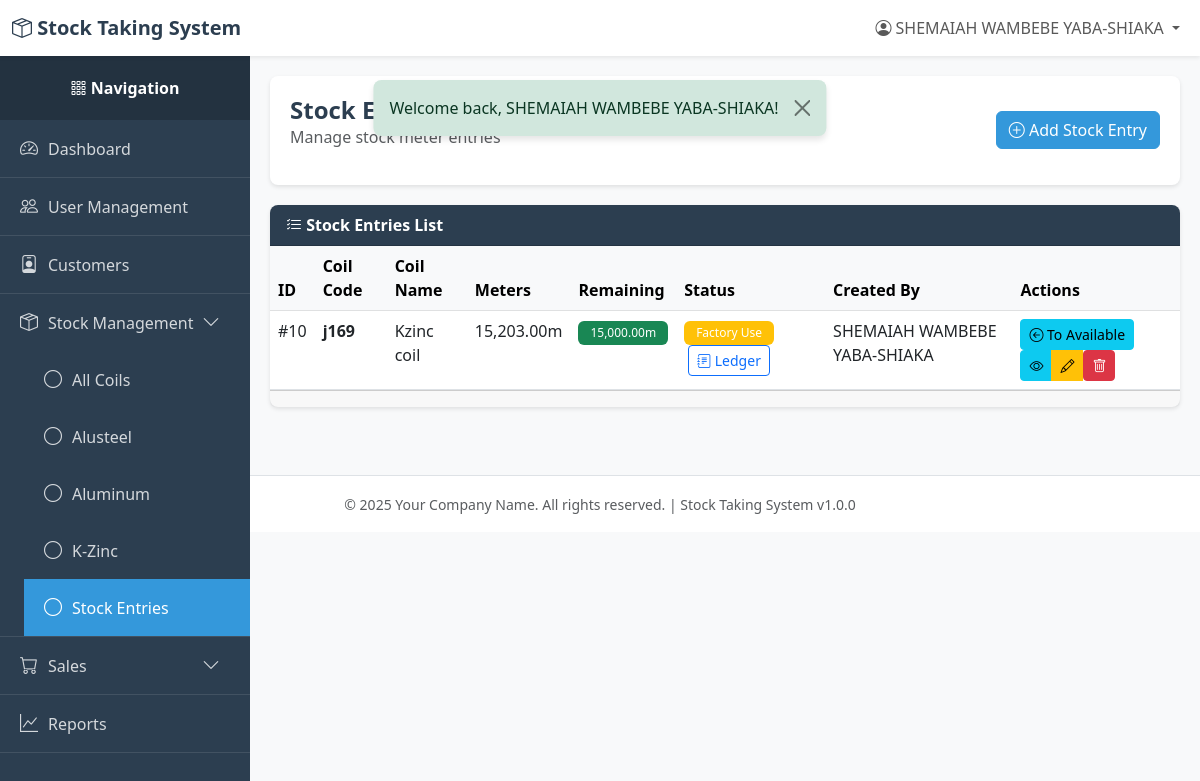
The app's page /index.php?page=stock_entries (signed in), older data.
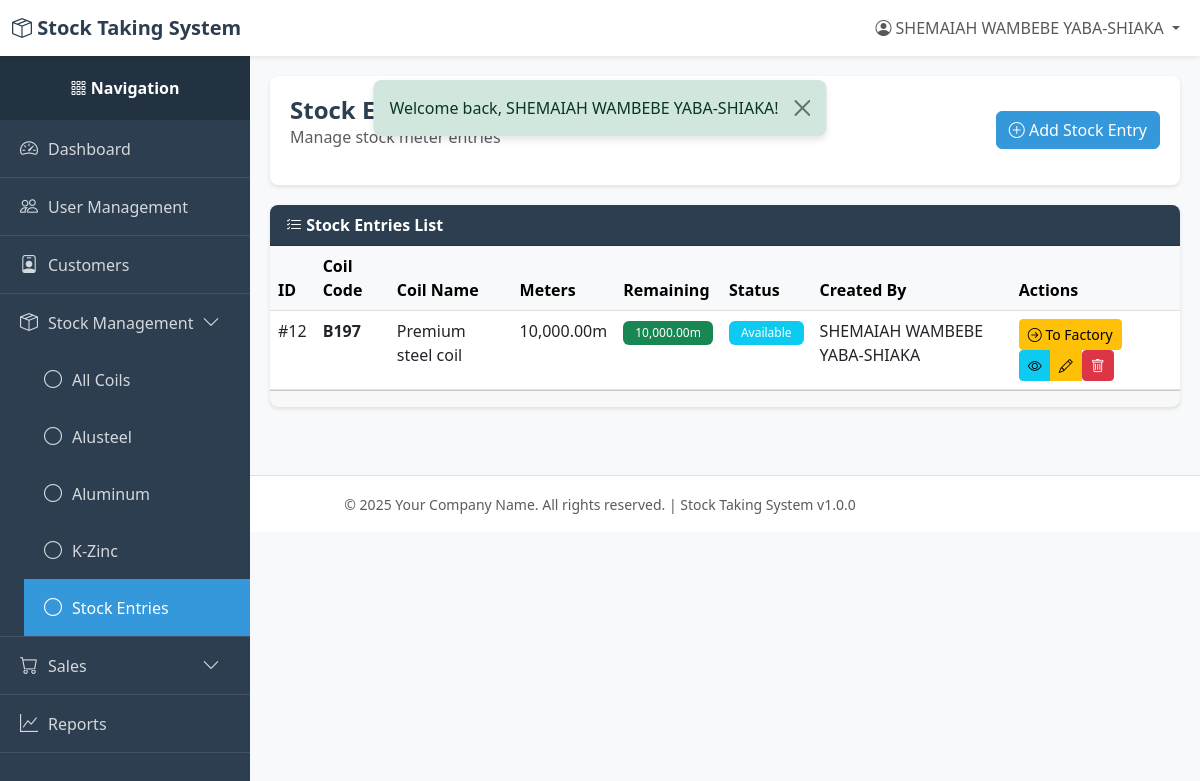
The same page, newer data.
### tables this page shows
CREATE TABLE `stock_entries` (
  `id` int(11) NOT NULL,
  `coil_id` int(11) NOT NULL,
  `meters` decimal(10,2) NOT NULL,
  `meters_remaining` decimal(10,2) NOT NULL,
  `status` varchar(50) NOT NULL DEFAULT 'available',
  `created_by` int(11) NOT NULL,
  `created_at` timestamp NOT NULL DEFAULT current_timestamp(),
  `updated_at` timestamp NULL DEFAULT NULL ON UPDATE current_timestamp(),
  `deleted_at` timestamp NULL DEFAULT NULL
);

CREATE TABLE `users` (
  `id` int(11) NOT NULL,
  `email` varchar(255) NOT NULL,
  `password` varchar(255) NOT NULL,
  `name` varchar(255) NOT NULL,
  `role` varchar(50) NOT NULL DEFAULT 'viewer',
  `created_at` timestamp NOT NULL DEFAULT current_timestamp(),
  `updated_at` timestamp NULL DEFAULT NULL ON UPDATE current_timestamp(),
  `deleted_at` timestamp NULL DEFAULT NULL
);

CREATE TABLE `coils` (
  `id` int(11) NOT NULL,
  `code` varchar(100) NOT NULL,
  `name` varchar(255) NOT NULL,
  `color` varchar(50) NOT NULL,
  `net_weight` decimal(10,2) NOT NULL,
  `category` varchar(50) NOT NULL,
  `status` varchar(50) NOT NULL DEFAULT 'available',
  `created_by` int(11) NOT NULL,
  `created_at` timestamp NOT NULL DEFAULT current_timestamp(),
  `updated_at` timestamp NULL DEFAULT NULL ON UPDATE current_timestamp(),
  `deleted_at` timestamp NULL DEFAULT NULL
);

### index.php (called while the page is built, shortened)
<?php
require_once __DIR__ . '/utils/auth_middleware.php';
require_once __DIR__ . '/controllers/routes.php';

### utils/auth_middleware.php (called while the page is built, shortened)
<?php
function hasPermission($module, $action = ACTION_VIEW) {
    if (isset($_SESSION['user_role']) && $_SESSION['user_role'] === ROLE_SUPER_ADMIN) {
        return true;
    }
    $permissions = $_SESSION['permissions'];
    return in_array($action, $permissions[$module]);
}
function getCurrentUser() {
    return [
        'id' => $_SESSION['user_id'],
        'email' => $_SESSION['user_email'],
        'name' => $_SESSION['user_name'] ?? '',
        'role' => $_SESSION['user_role'] ?? '',
        'permissions' => $_SESSION['permissions'] ?? []
    ];
}

### models/stock_entry.php (called while the page is built, shortened)
<?php
require_once __DIR__ . '/../config/db.php';
class StockEntry
{
    private $db;
    private $table = 'stock_entries';
    public function __construct()
    {
        $this->db = Database::getInstance()->getConnection();
    }
    public function getAll($limit = RECORDS_PER_PAGE, $offset = 0)
    {
        try {
            $sql = "SELECT se.*, c.code as coil_code, c.name as coil_name, c.status as coil_status, u.name as created_by_name
                    FROM {$this->table} se
                    LEFT JOIN coils c ON se.coil_id = c.id
                    LEFT JOIN users u ON se.created_by = u.id
                    WHERE se.deleted_at IS NULL
                    ORDER BY se.created_at DESC
                    LIMIT :limit OFFSET :offset";
            $stmt = $this->db->prepare($sql);
            $stmt->bindValue(':limit', $limit, PDO::PARAM_INT);
            $stmt->bindValue(':offset', $offset, PDO::PARAM_INT);
            $stmt->execute();
            return $stmt->fetchAll();
        } catch (PDOException $e) {
            error_log('Stock entry fetch error: ' . $e->getMessage());
            return [];
        }
    }
}

### config/db.php (called while the page is built, shortened)
<?php
class Database {
    private static $instance = null;
    private $connection;
    private $host = 'localhost';
    private $db_name = 'stock_system';
    private $username = 'root';
    private $password = '';
    private $charset = 'utf8mb4';
    private function __construct() {
        try {
            $dsn = "mysql:host={$this->host};dbname={$this->db_name};charset={$this->charset}";
            $options = [
                PDO::ATTR_ERRMODE            => PDO::ERRMODE_EXCEPTION,
                PDO::ATTR_DEFAULT_FETCH_MODE => PDO::FETCH_ASSOC,
                PDO::ATTR_EMULATE_PREPARES   => false,
            ];
            $this->connection = new PDO($dsn, $this->username, $this->password, $options);
        } catch (PDOException $e) {
            error_log("Database Connection Error: " . $e->getMessage());
            die("Database connection failed. Please contact the administrator.");
        }
    }
    public static function getInstance() {
        if (self::$instance === null) {
            self::$instance = new self();
        }
        return self::$instance;
    }
    public function getConnection() {
        return $this->connection;
    }
}

### views/stock/entries/index.php (the view, shortened to what the rows shown need)
<?php
require_once __DIR__ . '/../../../config/db.php';
require_once __DIR__ . '/../../../models/stock_entry.php';
$currentPage = isset($_GET['page_num']) ? (int)$_GET['page_num'] : 1;
$coilId = isset($_GET['coil_id']) ? (int)$_GET['coil_id'] : null;
$stockEntryModel = new StockEntry();
if ($coilId) {
    $entries = $stockEntryModel->getByCoil($coilId, RECORDS_PER_PAGE, ($currentPage - 1) * RECORDS_PER_PAGE);
    $totalEntries = count($stockEntryModel->getByCoil($coilId, 10000, 0));
} else {
    $entries = $stockEntryModel->getAll(RECORDS_PER_PAGE, ($currentPage - 1) * RECORDS_PER_PAGE);
}
$db = Database::getInstance()->getConnection();
require_once __DIR__ . '/../../../layout/header.php';
?>
<div class="content-wrapper">
    <div class="page-header">
        <div class="d-flex justify-content-between align-items-center">
            <div>
                <h1 class="page-title">Stock Entries</h1>
            </div>
        </div>
    </div>
    <div class="card">
        <div class="card-body p-0">
            <?php if (empty($entries)): ?>
            <div class="alert alert-info m-3">
                <i class="bi bi-info-circle"></i> No stock entries found.
            </div>
            <?php else: ?>
            <div class="table-responsive">
                <table class="table table-hover mb-0">
                    <thead class="table-light">
                        <tr>
                            <th>ID</th>
                            <th>Coil Code</th>
                            <th>Coil Name</th>
                            <th>Meters</th>
                            <th>Remaining</th>
                            <th>Status</th>
                            <th>Created By</th>
                            <th>Actions</th>
                        </tr>
                    </thead>
                    <tbody>
                        <?php foreach ($entries as $entry): ?>
                        <?php
                        $displayStatus = $entry['status'] ?? 'available';
                        $statusBadge = 'bg-info';
                        $statusText = 'Available';
                        if ($displayStatus === 'sold') {
                            $statusBadge = 'bg-danger';
                            $statusText = 'Sold Out';
                        } elseif ($displayStatus === 'factory_use') {
                            $statusBadge = 'bg-warning';
                            $statusText = 'Factory Use';
                        }
                        $checkLedgerSql = "SELECT COUNT(*) as count FROM stock_ledger WHERE stock_entry_id = ?";
                        $checkStmt = $db->prepare($checkLedgerSql);
                        $checkStmt->execute([$entry['id']]);
                        $ledgerCheck = $checkStmt->fetch();
                        $hasLedger = ($ledgerCheck['count'] > 0);
                        ?>
                        <tr>
                            <td>#<?php echo $entry['id']; ?></td>
                            <td><strong><?php echo !empty($entry['coil_code']) ? htmlspecialchars($entry['coil_code']) : 'N/A'; ?></strong></td>
                            <td><?php echo !empty($entry['coil_name']) ? htmlspecialchars($entry['coil_name']) : 'N/A'; ?></td>
                            <td><?php echo number_format($entry['meters'], 2); ?>m</td>
                            <td>
                                <span class="badge <?php echo $entry['meters_remaining'] > 0 ? 'bg-success' : 'bg-secondary'; ?>">
                                    <?php echo number_format($entry['meters_remaining'], 2); ?>m
                                </span>
                            </td>
                            <td>
                                <span class="badge <?php echo $statusBadge; ?>">
                                    <?php echo $statusText; ?>
                                </span>
                                <?php if ($hasLedger && hasPermission(MODULE_STOCK_MANAGEMENT, ACTION_VIEW)): ?>
                                <a href="/new-stock-system/index.php?page=stock_ledger&entry_id=<?php echo $entry['id']; ?>"
                                   class="btn btn-sm btn-outline-primary ms-1" title="View Ledger for Entry #<?php echo $entry['id']; ?>">
                                    <i class="bi bi-journal-text"></i> Ledger
                                </a>
                                <?php endif; ?>
                            </td>
                            <td><?php echo htmlspecialchars($entry['created_by_name']); ?></td>
                            <td>
                                <?php if (hasPermission(MODULE_STOCK_MANAGEMENT, ACTION_EDIT) && $entry['meters_remaining'] > 0): ?>
                                <form method="POST" action="/new-stock-system/controllers/stock_entries/toggle_status/index.php" style="display: inline;">
                                    <button type="submit" class="btn btn-sm btn-<?php echo ($entry['status'] ?? 'available') === 'available' ? 'warning' : 'info'; ?>"
                                            title="<?php echo ($entry['status'] ?? 'available') === 'available' ? 'Move to Factory Use' : 'Move to Available'; ?>">
                                        <i class="bi bi-arrow-<?php echo ($entry['status'] ?? 'available') === 'available' ? 'right' : 'left'; ?>-circle"></i>
                                        <?php echo ($entry['status'] ?? 'available') === 'available' ? 'To Factory' : 'To Available'; ?>
                                    </button>
                                </form>
                                <?php endif; ?>
                                <?php
                                $id = $entry['id'];
                                $canView = hasPermission(MODULE_STOCK_MANAGEMENT, ACTION_VIEW);
                                $canEdit = hasPermission(MODULE_STOCK_MANAGEMENT, ACTION_EDIT);
                                $canDelete = hasPermission(MODULE_STOCK_MANAGEMENT, ACTION_DELETE);
                                include __DIR__ . '/../../../layout/quick_action_buttons.php';
                                ?>
                            </td>
                        </tr>
                        <?php endforeach; ?>
                    </tbody>
                </table>
            </div>
            <?php endif; ?>
        </div>
    </div>
</div>
<?php require_once __DIR__ . '/../../../layout/footer.php'; ?>

### layout/header.php (shortened to what the rows shown need)
<?php
$currentUser = getCurrentUser();
?>
<!DOCTYPE html>
<html lang="en">
<head>
    <link href="https://cdn.jsdelivr.net/npm/bootstrap@5.3.0/dist/css/bootstrap.min.css" rel="stylesheet">
    <link rel="stylesheet" href="https://cdn.jsdelivr.net/npm/bootstrap-icons@1.10.0/font/bootstrap-icons.css">
</head>
<body>
    <nav class="navbar navbar-expand-lg navbar-light bg-white shadow-sm fixed-top">
        <div class="container-fluid">
            <div class="collapse navbar-collapse" id="navbarNav">
                <ul class="navbar-nav ms-auto">
                    <?php if ($currentUser): ?>
                        <li class="nav-item dropdown">
                            <a class="nav-link dropdown-toggle" href="#" id="userDropdown" role="button" data-bs-toggle="dropdown">
                                <i class="bi bi-person-circle"></i> <?php echo htmlspecialchars($currentUser['name']); ?>
                            </a>
                        </li>
                    <?php endif; ?>
                </ul>
            </div>
        </div>
    </nav>

### layout/quick_action_buttons.php (shortened to what the rows shown need)
<?php
$id = $id ?? 0;
$module = $module ?? '';
$canView = $canView ?? true;
$canEdit = $canEdit ?? true;
$canDelete = $canDelete ?? true;
?>
<div class="btn-group btn-group-sm" role="group">
    <?php if ($canView): ?>
    <a href="/new-stock-system/index.php?page=<?php echo $module; ?>_view&id=<?php echo $id; ?>"
       class="btn btn-info btn-sm"
       title="View Details">
        <i class="bi bi-eye"></i>
    </a>
    <?php endif; ?>
    <?php if ($canEdit): ?>
    <a href="/new-stock-system/index.php?page=<?php echo $module; ?>_edit&id=<?php echo $id; ?>"
       class="btn btn-warning btn-sm"
       title="Edit">
        <i class="bi bi-pencil"></i>
    </a>
    <?php endif; ?>
    <?php if ($canDelete): ?>
    <form method="POST"
          action="/new-stock-system/controllers/<?php echo $module; ?>/delete/index.php"
          style="display: inline;"
          onsubmit="return confirmDelete();">
        <button type="submit" class="btn btn-danger btn-sm" title="Delete">
            <i class="bi bi-trash"></i>
        </button>
    </form>
    <?php endif; ?>
</div>

Row changes from the older to the newer data that the page shows:
removed stock_entries: created_by.name "SHEMAIAH WAMBEBE YABA-SHIAKA", id "10", coil.code "j169", coil.name "Kzinc coil", meters "15,203.00", meters_remaining "15,000.00", status "Factory Use", shows "To Available"
added stock_entries: created_by.name "SHEMAIAH WAMBEBE YABA-SHIAKA", id "12", coil.code "B197", coil.name "Premium steel coil", meters "10,000.00", meters_remaining "10,000.00", statusText "Available", status "To Factory"
